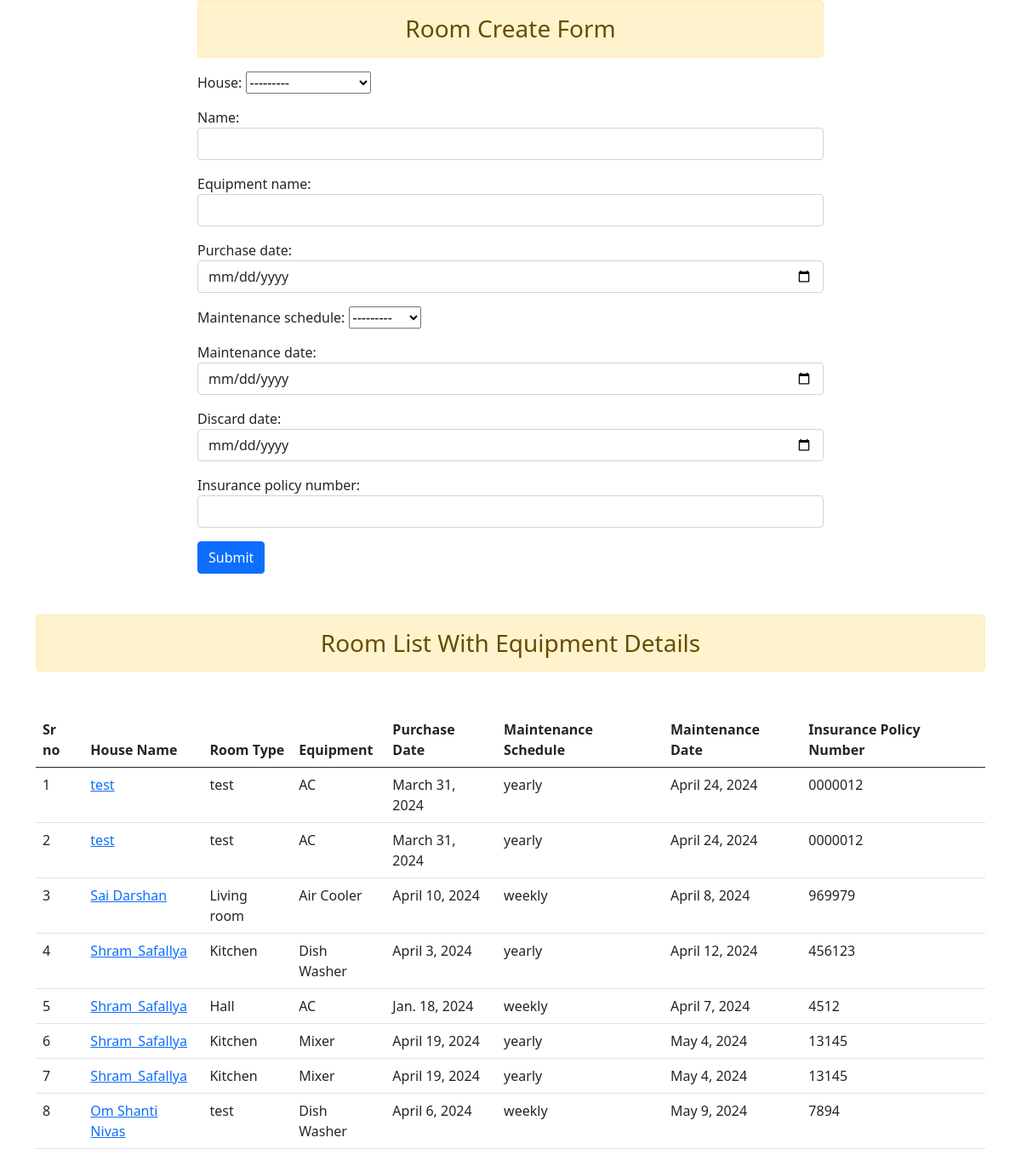
/create_room/ (signed in), run on an earlier commit of the app's database.
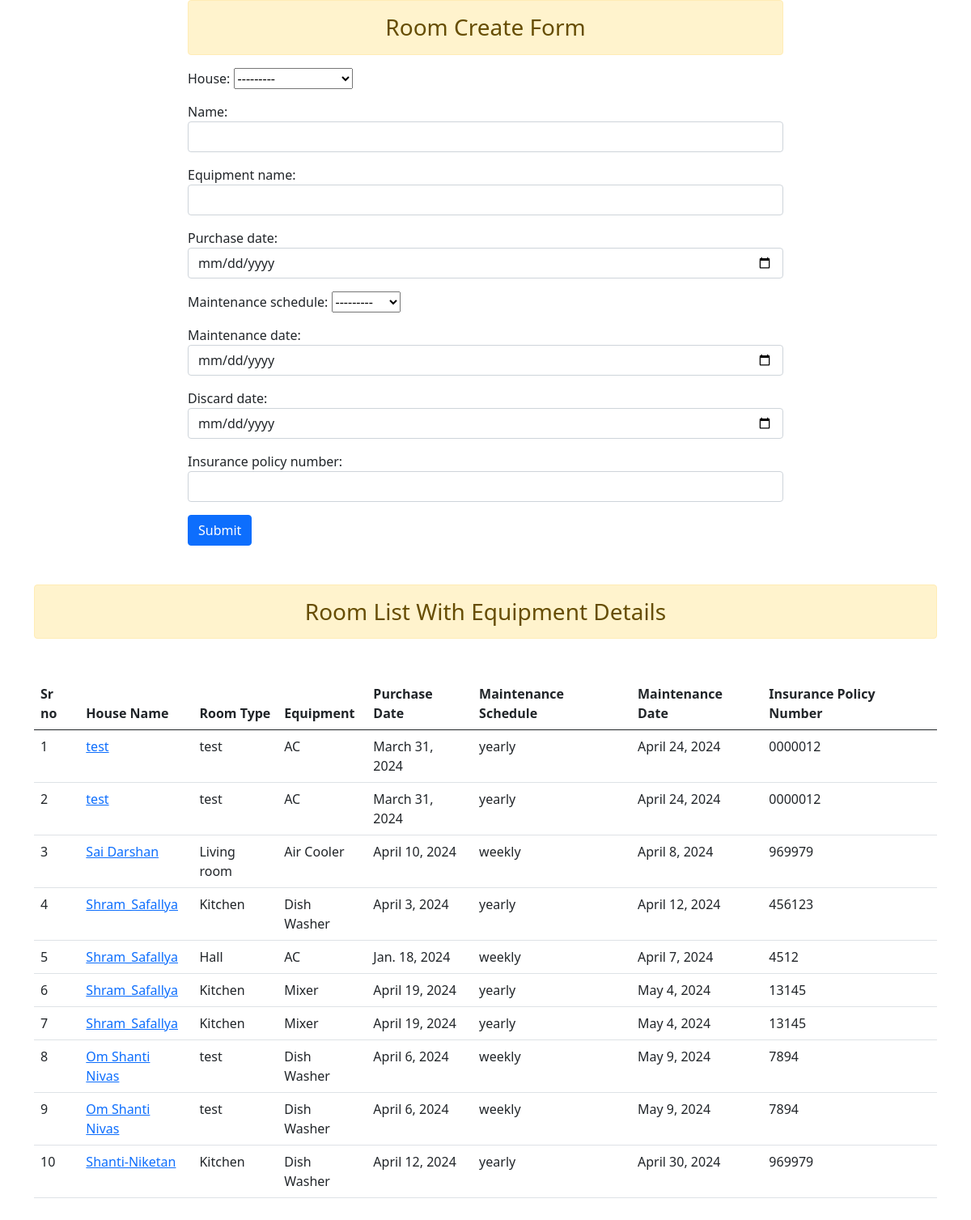
And on a later commit of the database.
### app1/models.py (models this page shows, shortened)
class Room(models.Model):
    house = models.ForeignKey(House, on_delete=models.CASCADE, related_name='rooms')
    user = models.ForeignKey(User, on_delete=models.CASCADE, default=1)
    name = models.CharField(max_length=100)
    equipment_name = models.CharField(max_length=100)
    purchase_date = models.DateField()
    maintenance_schedule = models.CharField(choices=[('monthly', 'Monthly'), ('yearly', 'Yearly'), ('weekly', 'Weekly')], max_length=10)
    maintenance_date = models.DateField()
    discard_date = models.DateField()
    insurance_policy_number = models.CharField(max_length=100)

class House(models.Model):
    name = models.CharField(max_length=100)
    num_rooms = models.IntegerField()
    user = models.ForeignKey(User, on_delete=models.CASCADE)
    def __str__(self):
        return self.name

### app1/views.py (the view, shortened to what this page needs)
# urls.py: path('create_room/',views.room,name='room'),
@login_required(login_url='login')
def room(request):
    form = RoomCreateForm()
    rooms = Room.objects.filter(user=request.user)  # Initial list of rooms to display
    return render(request, 'room_create.html', {'form': form, 'rooms': rooms})

### app1/forms.py
class RoomCreateForm(forms.ModelForm):
    class Meta:
        model = Room
        house = forms.ModelChoiceField(queryset=House.objects.all(), widget=forms.Select(attrs={'class': 'form-control'}))
        maintenance_schedule = forms.ModelChoiceField(queryset=House.objects.all(), widget=forms.Select(attrs={'class': 'form-control'}))
        fields =['house','name','equipment_name','purchase_date','maintenance_schedule','maintenance_date','discard_date','insurance_policy_number']
        widgets = {
            'name': forms.TextInput(attrs={'class': 'form-control'}),
            'equipment_name': forms.TextInput(attrs={'class': 'form-control'}),
            'purchase_date': forms.DateInput(attrs={'class': 'form-control', 'type': 'date'}),
            'maintenance_date' :  forms.DateInput(attrs={'class': 'form-control', 'type': 'date'}),
            'discard_date': forms.DateInput(attrs={'class': 'form-control', 'type': 'date'}),
            'insurance_policy_number': forms.TextInput(attrs={'class': 'form-control'}),
        }

### templates/room_create.html (shortened to what this page needs)
<!DOCTYPE html>
<html lang="en">
<head>
    <link href="https://cdn.jsdelivr.net/npm/bootstrap@5.0.2/dist/css/bootstrap.min.css" rel="stylesheet">
</head>
<body>
    <div class="container">
        <div class="row">
            <div class="col col-8 offset-2">
                <h3 class="alert alert-warning text-center">Room Create Form</h3>
                <form method="post">
                    {{ form.as_p }}
                    <input type="submit" value="Submit" class="btn btn-primary">
                </form>
            </div>
        </div>
    </div>
    <div class="container mt-5">
        <h3 class="alert alert-warning text-center">Room List With Equipment Details</h3>
        <table class="table my-5">
            <thead class="thead-dark">
                <tr>
                    <th scope="col">Sr no</th>
                    <th scope="col">House Name</th>
                    <th scope="col">Room Type</th>
                    <th scope="col">Equipment</th>
                    <th scope="col">Purchase Date</th>
                    <th scope="col">Maintenance Schedule</th>
                    <th scope="col">Maintenance Date</th>
                    <th scope="col">Insurance Policy Number</th>
                </tr>
            </thead>
            <tbody>
                {% for room in rooms %}
                <tr>
                    <td>{{ forloop.counter }}</td>
                    <td><a href="{% url 'room_report' house_id=room.house.id %}">{{ room.house.name }}</td>
                    <td>{{ room.name }}</td>
                    <td>{{ room.equipment_name }}</td>
                    <td>{{ room.purchase_date }}</td>
                    <td>{{ room.maintenance_schedule }}</td>
                    <td>{{ room.maintenance_date }}</td>
                    <td>{{ room.insurance_policy_number }}</td>
                </tr>
                {% endfor %}
            </tbody>
        </table>
    </div>
</body>
</html>

What changed in the data, as far as the page shows it:
added Room: house.name "Om Shanti Nivas", name "test", equipment_name "Dish Washer", purchase_date "April 6, 2024", maintenance_schedule "weekly", maintenance_date "May 9, 2024", insurance_policy_number "7894"
added Room: house.name "Shanti-Niketan", name "Kitchen", equipment_name "Dish Washer", purchase_date "April 12, 2024", maintenance_schedule "yearly", maintenance_date "April 30, 2024", insurance_policy_number "969979"
